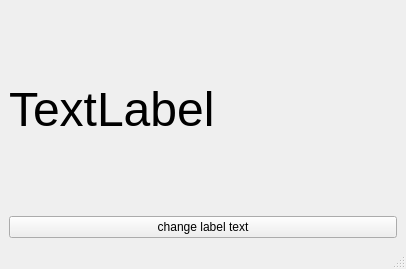
<?xml version="1.0" encoding="UTF-8"?>
<ui version="4.0">
 <class>MainWindow</class>
 <widget class="QMainWindow" name="MainWindow">
  <property name="geometry">
   <rect>
    <x>0</x>
    <y>0</y>
    <width>406</width>
    <height>269</height>
   </rect>
  </property>
  <property name="maximumSize">
   <size>
    <width>406</width>
    <height>269</height>
   </size>
  </property>
  <property name="windowTitle">
   <string>MainWindow</string>
  </property>
  <widget class="QWidget" name="centralwidget">
   <layout class="QGridLayout" name="gridLayout">
    <item row="0" column="0">
     <widget class="QLabel" name="label">
      <property name="minimumSize">
       <size>
        <width>382</width>
        <height>168</height>
       </size>
      </property>
      <property name="font">
       <font>
        <pointsize>36</pointsize>
       </font>
      </property>
      <property name="text">
       <string>TextLabel</string>
      </property>
     </widget>
    </item>
    <item row="1" column="0">
     <widget class="QPushButton" name="changeLabelButton">
      <property name="text">
       <string>change label text</string>
      </property>
     </widget>
    </item>
   </layout>
  </widget>
  <widget class="QMenuBar" name="menubar">
   <property name="geometry">
    <rect>
     <x>0</x>
     <y>0</y>
     <width>406</width>
     <height>22</height>
    </rect>
   </property>
  </widget>
  <widget class="QStatusBar" name="statusbar"/>
 </widget>
 <resources/>
 <connections/>
</ui>
